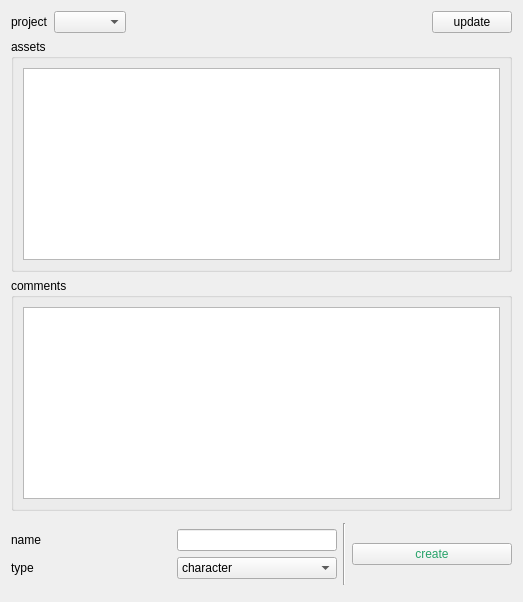
           <widget class="QWidget" name="assets_tab">
            <attribute name="title">
             <string>Assets</string>
            </attribute>
            <layout class="QVBoxLayout" name="verticalLayout_14">
             <item>
              <layout class="QVBoxLayout" name="verticalLayout_13">
               <item>
                <layout class="QHBoxLayout" name="horizontalLayout_13">
                 <property name="topMargin">
                  <number>0</number>
                 </property>
                 <property name="bottomMargin">
                  <number>0</number>
                 </property>
                 <item>
                  <widget class="QLabel" name="label_9">
                   <property name="sizePolicy">
                    <sizepolicy hsizetype="Fixed" vsizetype="Preferred">
                     <horstretch>0</horstretch>
                     <verstretch>0</verstretch>
                    </sizepolicy>
                   </property>
                   <property name="text">
                    <string>project</string>
                   </property>
                  </widget>
                 </item>
                 <item>
                  <widget class="QComboBox" name="assets_projects_comboBox"/>
                 </item>
                 <item>
                  <spacer name="horizontalSpacer_4">
                   <property name="orientation">
                    <enum>Qt::Orientation::Horizontal</enum>
                   </property>
                   <property name="sizeType">
                    <enum>QSizePolicy::Policy::Fixed</enum>
                   </property>
                   <property name="sizeHint" stdset="0">
                    <size>
                     <width>300</width>
                     <height>20</height>
                    </size>
                   </property>
                  </spacer>
                 </item>
                 <item>
                  <widget class="QPushButton" name="assets_update_pushButton">
                   <property name="styleSheet">
                    <string notr="true"/>
                   </property>
                   <property name="text">
                    <string>update</string>
                   </property>
                  </widget>
                 </item>
                </layout>
               </item>
               <item>
                <widget class="QGroupBox" name="assets_groupBox">
                 <property name="title">
                  <string>assets</string>
                 </property>
                 <layout class="QHBoxLayout" name="horizontalLayout_15">
                  <item>
                   <widget class="QTableWidget" name="assets_manager_tableWidget"/>
                  </item>
                 </layout>
                </widget>
               </item>
               <item>
                <widget class="QGroupBox" name="comments_groupBox">
                 <property name="title">
                  <string>comments</string>
                 </property>
                 <layout class="QHBoxLayout" name="horizontalLayout_16">
                  <item>
                   <widget class="QListWidget" name="comments_manager_listWidget"/>
                  </item>
                 </layout>
                </widget>
               </item>
               <item>
                <layout class="QHBoxLayout" name="horizontalLayout_14">
                 <property name="topMargin">
                  <number>6</number>
                 </property>
                 <property name="bottomMargin">
                  <number>6</number>
                 </property>
                 <item>
                  <layout class="QVBoxLayout" name="verticalLayout_17">
                   <property name="topMargin">
                    <number>6</number>
                   </property>
                   <property name="bottomMargin">
                    <number>6</number>
                   </property>
                   <item>
                    <widget class="QLabel" name="label_10">
                     <property name="text">
                      <string>name</string>
                     </property>
                    </widget>
                   </item>
                   <item>
                    <widget class="QLabel" name="label_11">
                     <property name="text">
                      <string>type</string>
                     </property>
                    </widget>
                   </item>
                  </layout>
                 </item>
                 <item>
                  <layout class="QVBoxLayout" name="verticalLayout_16">
                   <property name="topMargin">
                    <number>6</number>
                   </property>
                   <property name="bottomMargin">
                    <number>6</number>
                   </property>
                   <item>
                    <widget class="QLineEdit" name="asset_name_lineEdit">
                     <property name="sizePolicy">
                      <sizepolicy hsizetype="Minimum" vsizetype="Fixed">
                       <horstretch>0</horstretch>
                       <verstretch>0</verstretch>
                      </sizepolicy>
                     </property>
                    </widget>
                   </item>
                   <item>
                    <widget class="QComboBox" name="asset_type_comboBox">
                     <property name="sizePolicy">
                      <sizepolicy hsizetype="Minimum" vsizetype="Fixed">
                       <horstretch>0</horstretch>
                       <verstretch>0</verstretch>
                      </sizepolicy>
                     </property>
                     <item>
                      <property name="text">
                       <string>character</string>
                      </property>
                     </item>
                     <item>
                      <property name="text">
                       <string>prop</string>
                      </property>
                     </item>
                     <item>
                      <property name="text">
                       <string>environment</string>
                      </property>
                     </item>
                     <item>
                      <property name="text">
                       <string>vehicle</string>
                      </property>
                     </item>
                    </widget>
                   </item>
                  </layout>
                 </item>
                 <item>
                  <widget class="Line" name="line_8">
                   <property name="orientation">
                    <enum>Qt::Orientation::Vertical</enum>
                   </property>
                  </widget>
                 </item>
                 <item>
                  <layout class="QVBoxLayout" name="verticalLayout_15">
                   <property name="topMargin">
                    <number>6</number>
                   </property>
                   <property name="bottomMargin">
                    <number>6</number>
                   </property>
                   <item>
                    <widget class="QPushButton" name="asset_create_pushButton">
                     <property name="styleSheet">
                      <string notr="true">color: rgb(38, 162, 105);</string>
                     </property>
                     <property name="text">
                      <string>create</string>
                     </property>
                    </widget>
                   </item>
                  </layout>
                 </item>
                </layout>
               </item>
              </layout>
             </item>
            </layout>
           </widget>
